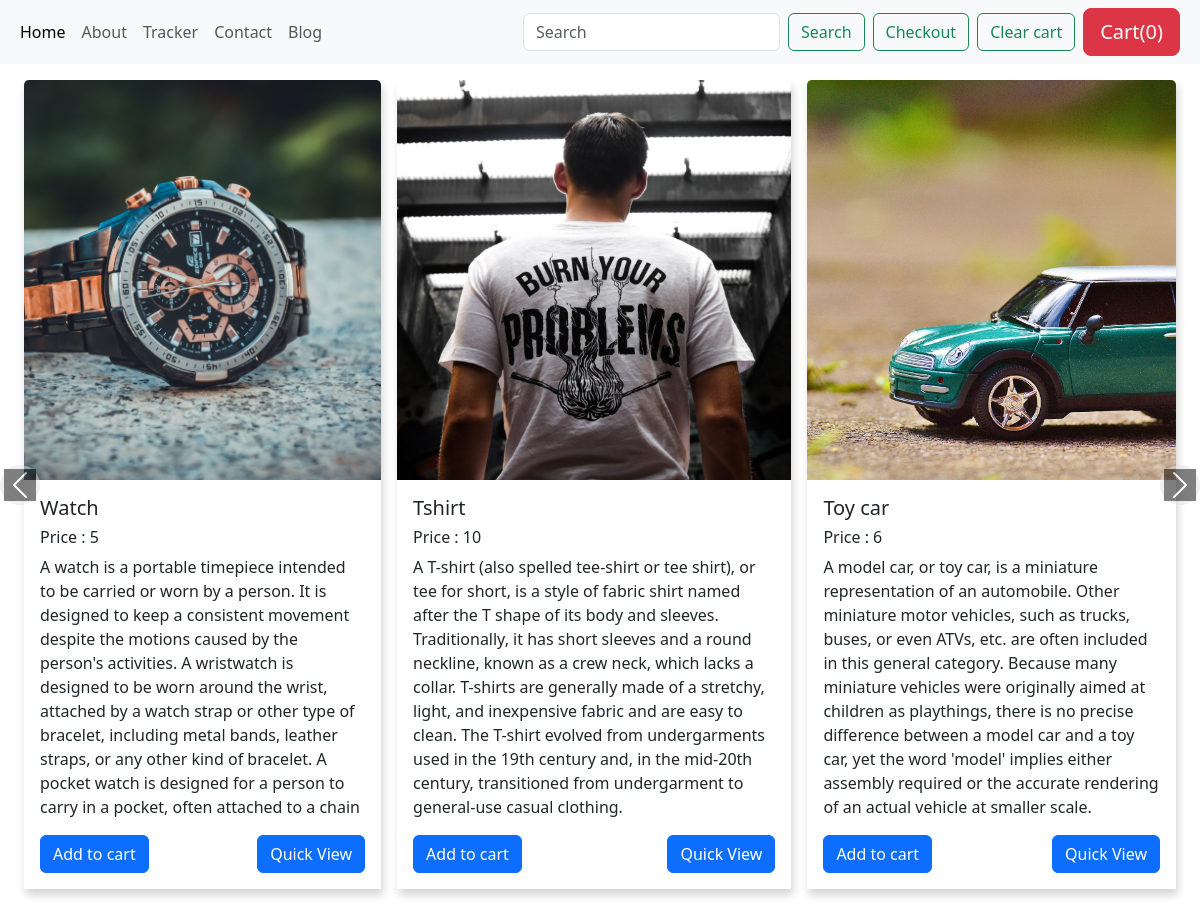
The app's page /shop/ with its own data.
### shop/models.py (models this page shows, shortened)
class Product(models.Model):
    product_id = models.AutoField
    product_name = models.CharField(max_length=50)
    desc = models.CharField(max_length=1000)
    category = models.CharField(max_length=50,default="")
    subcategory =  models.CharField(max_length=50,default="")
    price = models.IntegerField(default=0)
    pub_date = models.DateField()
    image = models.ImageField(upload_to="shop/images",default="")

### shop/views.py (the view)
# urls.py: path("",views.index,name="blogHome"),
@csrf_exempt
def index(request):
    products = Product.objects.all()
    n = len(products)
    nslides = n//3 + ceil((n/3)-(n//3))
    print(nslides)
    params = {'no_of_slides':nslides,'range':range(1,nslides),'product':products}
    return render(request,'shop/index.html',params)

### shop/templates/shop/index.html (shortened to what this page needs)
{%extends 'shop/basic.html'%}
{%load static%}
{% block body%}
<div id="carouselExample" class="carousel slide">
  <div class="carousel-inner">
    <div class="carousel-item active">
      <div class="cards-wrapper">
        <div class="cards-wrapper">
          <div class="card">
            <img src="/media/{{product.0.image}}" class="card-img-top" alt="...">
            <div class="card-body">
              <h5 class="card-title" id="namepr{{product.0.id}}">{{product.0.product_name}}</h5>
              <h6 class="card-title" >Price : <span id="pricepr{{product.0.id}}">{{product.0.price}}</span></h6>
              <p class="card-text">{{product.0.desc}}</p>
              <span id="divpr{{product.0.id}}" class="divpr">
                <a class="btn btn-primary cart" id="pr{{product.0.id}}">Add to cart</a>
              </span>
              <a class="btn btn-primary" href="/shop/products/{{product.0.id}}" id="qv{{product.0.id}}"
                style="float: right;">Quick View</a>
            </div>
          </div>
          <div class="card">
            <img src="/media/{{product.1.image}}" class="card-img-top" alt="...">
            <div class="card-body">
              <h5 class="card-title" id="namepr{{product.1.id}}">{{product.1.product_name}}</h5>
              <h6 class="card-title" >Price : <span id="pricepr{{product.1.id}}">{{product.1.price}}</span></h6>
              <p class="card-text">{{product.1.desc}}</p>
              <span id="divpr{{product.1.id}}" class="divpr">
                <a class="btn btn-primary cart" id="pr{{product.1.id}}">Add to cart</a>
              </span>
              <a class="btn btn-primary" href="/shop/products/{{product.1.id}}" id="qv{{product.1.id}}"
                style="float: right;">Quick View</a>
            </div>
          </div>
          <div class="card">
            <img src="/media/{{product.2.image}}" class="card-img-top" alt="...">
            <div class="card-body">
              <h5 class="card-title" id="namepr{{product.2.id}}">{{product.2.product_name}}</h5>
              <h6 class="card-title" >Price : <span id="pricepr{{product.2.id}}">{{product.2.price}}</span></h6>
              <p class="card-text">{{product.2.desc}}</p>
              <span id="divpr{{product.2.id}}" class="divpr">
                <a class="btn btn-primary cart" id="pr{{product.2.id}}">Add to cart</a>
              </span>
              <a class="btn btn-primary" href="/shop/products/{{product.2.id}}" id="qv{{product.2.id}}"
                style="float: right;">Quick View</a>
            </div>
          </div>
        </div>
      </div>
    </div>
  </div>
  <button class="carousel-control-prev" type="button" data-bs-target="#carouselExample" data-bs-slide="prev">
    <span class="carousel-control-prev-icon" aria-hidden="true"></span>
  </button>
  <button class="carousel-control-next" type="button" data-bs-target="#carouselExample" data-bs-slide="next">
    <span class="carousel-control-next-icon" aria-hidden="true"></span>
  </button>
</div>
{%endblock%}

### records on screen
Product: image (picture), product_name "Watch", price "5", desc "A watch is a portable timepiece intended to be carried or worn by a person. It is designed to keep a consistent movement despite the motions caused by the person's activities. A wristwatch is designed to be worn around the wrist, attached by a watch strap or other type of bracelet, including metal bands, leather straps, or any other kind of bracelet. A pocket watch is designed for a person to carry in a pocket, often attached to a chain"
Product: image (picture), product_name "Tshirt", price "10", desc "A T-shirt (also spelled tee-shirt or tee shirt), or tee for short, is a style of fabric shirt named after the T shape of its body and sleeves. Traditionally, it has short sleeves and a round neckline, known as a crew neck, which lacks a collar. T-shirts are generally made of a stretchy, light, and inexpensive fabric and are easy to clean. The T-shirt evolved from undergarments used in the 19th century and, in the mid-20th century, transitioned from undergarment to general-use casual clothing."
Product: image (picture), product_name "Toy car", price "6", desc "A model car, or toy car, is a miniature representation of an automobile. Other miniature motor vehicles, such as trucks, buses, or even ATVs, etc. are often included in this general category. Because many miniature vehicles were originally aimed at children as playthings, there is no precise difference between a model car and a toy car, yet the word 'model' implies either assembly required or the accurate rendering of an actual vehicle at smaller scale."
